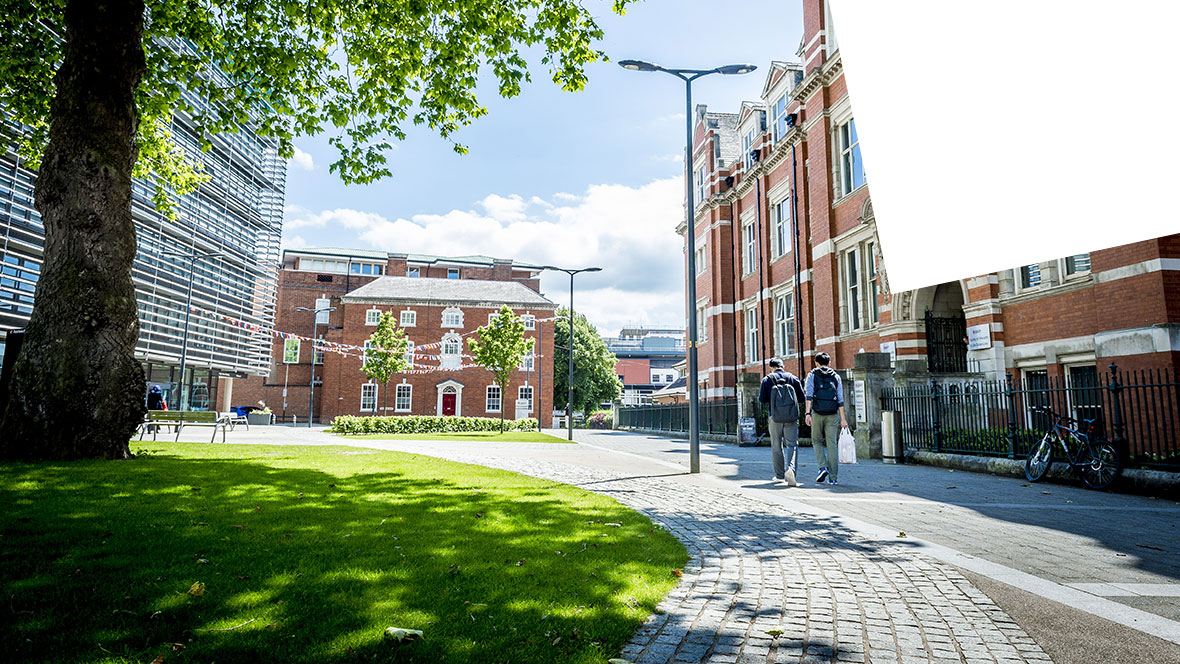
#> input picture timg.jpg, 1180 x 664 px
$ python helloworld.py   (Python 2 division)
#> lines starting #> are read from the running program, lines starting #| are printed output that depends on the picture
import numpy as np
import cv2
from numpy.core._internal import _commastring

img = cv2.imread("timg.jpg",0)
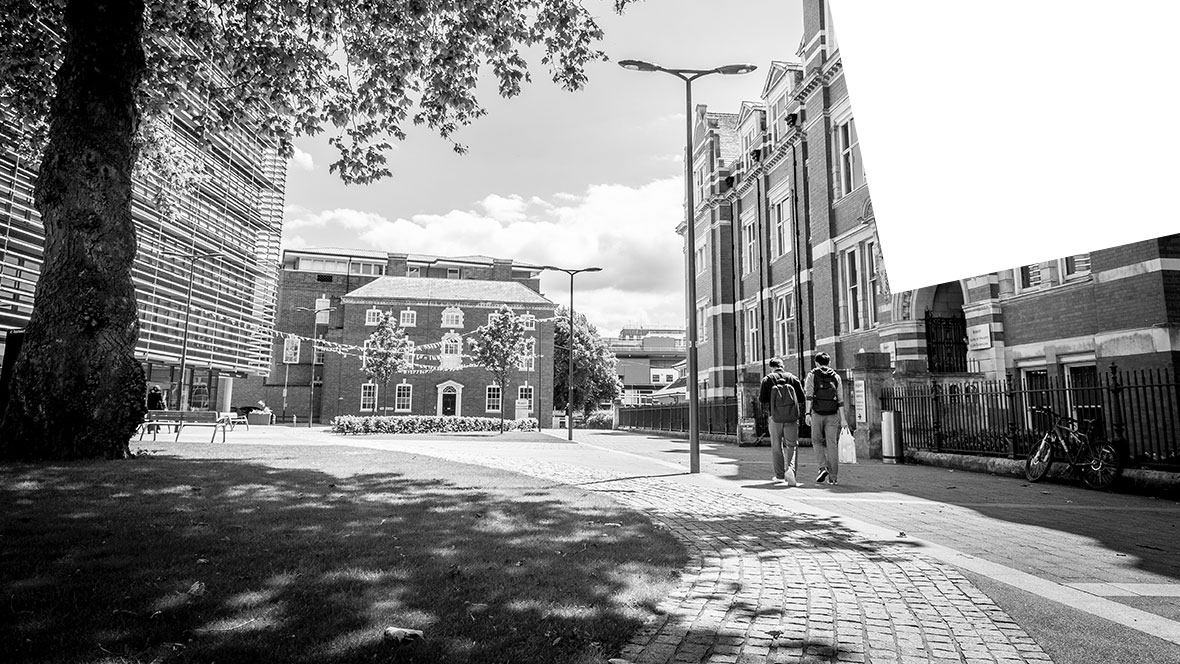
#> img: shape (664, 1180); min 0, max 255, mean 137.8
# [5 lines of commented-out code are left out]
px = img
#print px
print px.shape #(hight, length)
#| (664, 1180)
np.savetxt("foo.txt", img , fmt= '%i')
print type(img)
#| <class 'numpy.ndarray'>
#scale = np.zeros((480,720))
scale = cv2.resize(img, (600, 400))
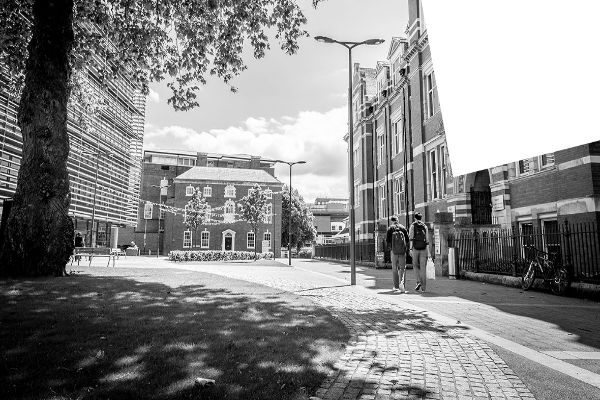
#> scale: shape (400, 600); min 0, max 255, mean 137.7
scaleWidth = 600
scaleHeight = 400
cv2.imshow('image',scale)
cv2.waitKey( )
cv2.destroyAllWindows()


def Gkernel(kernelSize, sigma):
    kernel = np.zeros((kernelSize,kernelSize))
    for i in range(0,kernelSize):
        for j in range(0,kernelSize):
            centre = (kernelSize -1 )/2
            kernel[i,j] =  kernel[i,j]=np.exp(-((i-centre)**2+(j-centre)**2)/(2*sigma**2))
    kernelSum = np.sum(kernel)

    return kernel, kernelSum

def iKernel(kernelSize):
    kernel = np.zeros((kernelSize,kernelSize))
    center = (kernelSize -1)/2
    kernel[center,center] = 1
    return kernel, 1


#apply filter to the image for simulated residual vision.
print type(scale)
#| <class 'numpy.ndarray'>
print scale.shape
#| (400, 600)
mask = np.zeros((400,600))
'''
a = np.zeros((2,2))
a[0,0] = 1
a[0,1] = 2
b = np.zeros((1,2))
print b
'''
maskOriginX = 299
maskOriginY = 199
maskRadus = 22
Rsquare = maskRadus**2

for x in range(maskOriginX - maskRadus , maskOriginX + maskRadus) :
    for y in range(maskOriginY- maskRadus, maskOriginY + maskRadus) :
       if ( (x-maskOriginX)**2 + (y-maskOriginY)**2 ) < Rsquare :
           mask[y,x]  = 1


masked = np.copy(scale)

for i in range(0, scaleHeight):
    for j in range (0, scaleWidth):
        if mask[i,j] == 0 :
           masked[i,j] = 0
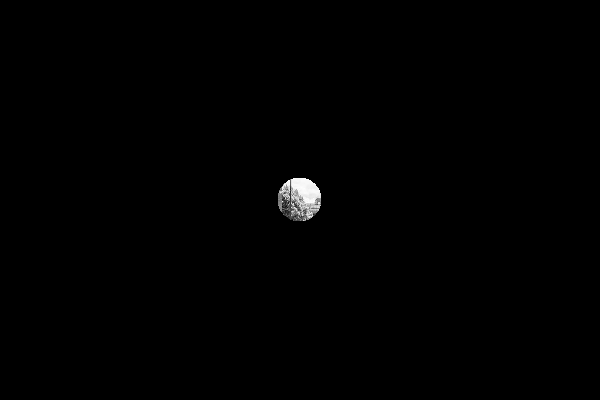
#> masked: shape (400, 600); min 0, max 254, mean 1.1

cv2.imshow('masked', masked)
cv2.waitKey( )
cv2.destroyAllWindows()
#guassin filtering
#gnerating kernel;
#Phosphene seperation: 3 degrees = 3 *4.4 = 13.2 px sagma is 13.2*0.66 = 8.712
#generation of gaussain keneral

kernel = np.zeros((19,19))
sigma = 8.712
for i in range(0,19):

    for j in range(0,19):
       kernel[i,j] =    np.exp(  - ((i-9)**2 + (j-9)**2) / (2*sigma**2))
#print (kernel)
kernelSum = np.sum(kernel)
print kernelSum

# finding the position of phosphenes
############################MMMMMMMMMMMIIIIIIISSSSSSSSSSSTTTTTTTAAAAAAAAAAKKKKKKKKKEEEEEE HHHHHHHHEEEEEEERRRRRRRREEEEEEEEEEEEE
visionField10 = np.zeros((10,10,2))
visionField10[0,0,0] = 143
visionField10[0,0,1] = 243
#print visionField10[0,0]
for i in range(0,10):
    for j in range(0,10):
        visionField10[i,j,0] = visionField10 [0,0,0] + i * 14
        visionField10[i,j,1] = visionField10 [0,0,1] + j * 14
#print visionField10[9,9,1]

#clipping the scaled image


L = list()
for i in range(0 , 10):
    L.append([])

for i in range(0,10):
    for j in range(0,10):
#> (the run stopped early here; a loop or call above may not have finished)
